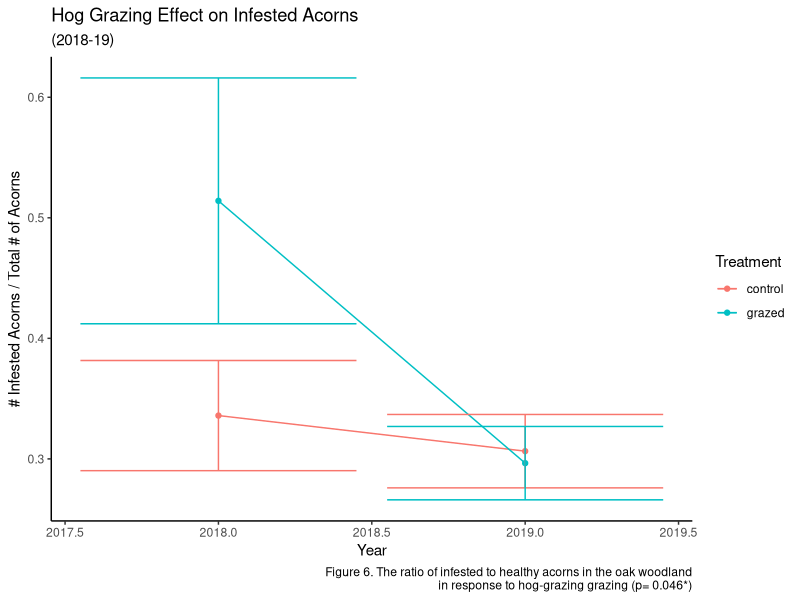
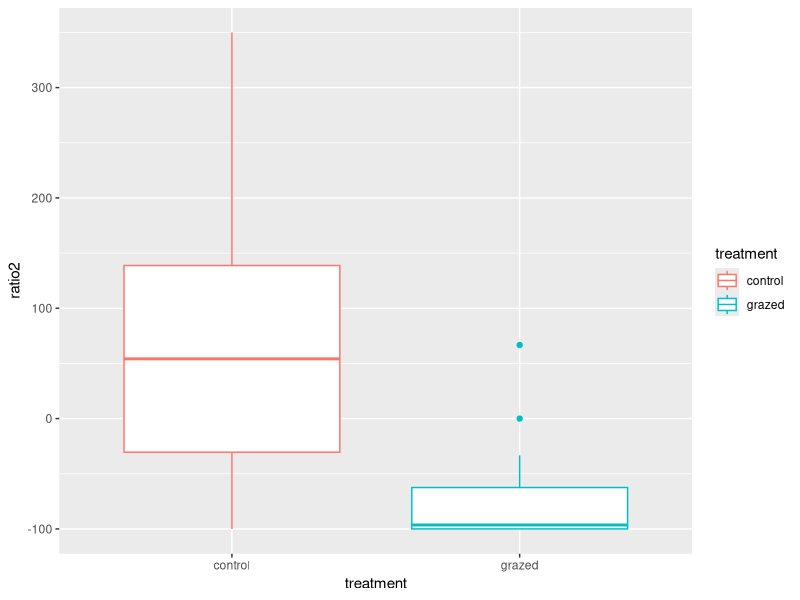
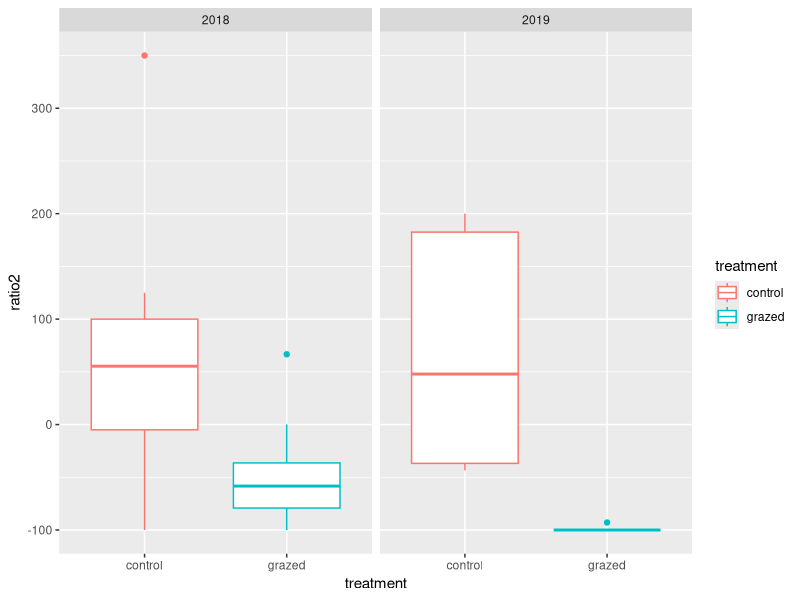
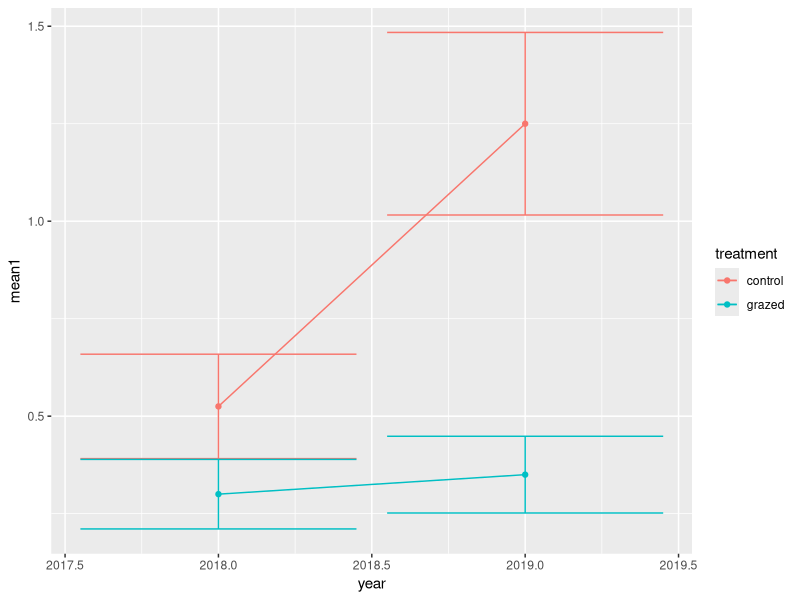
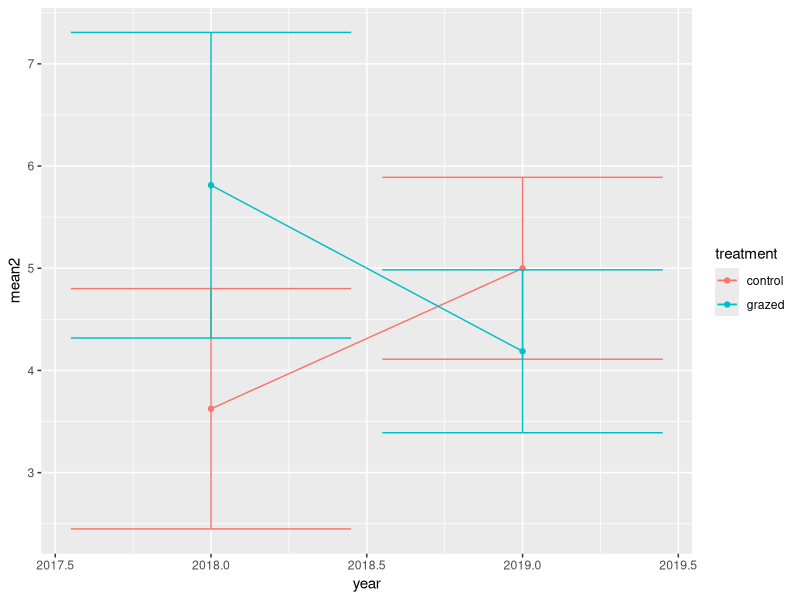
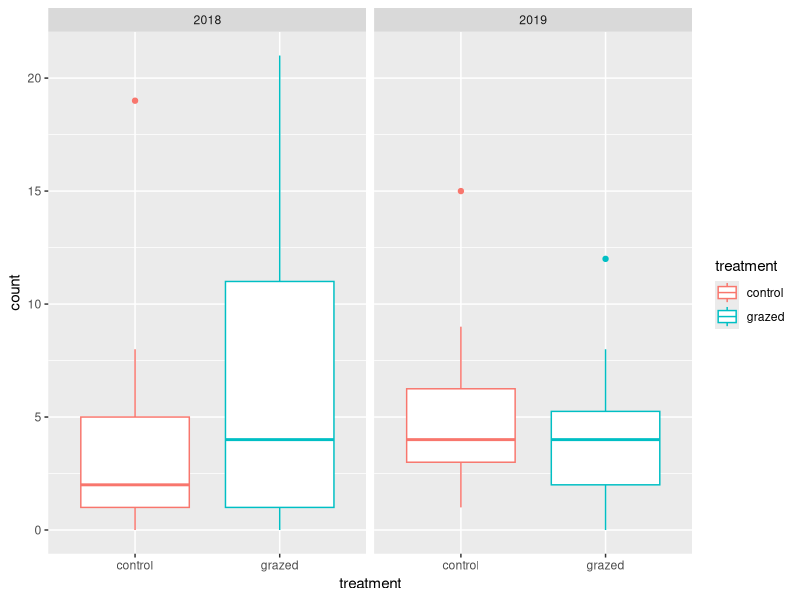
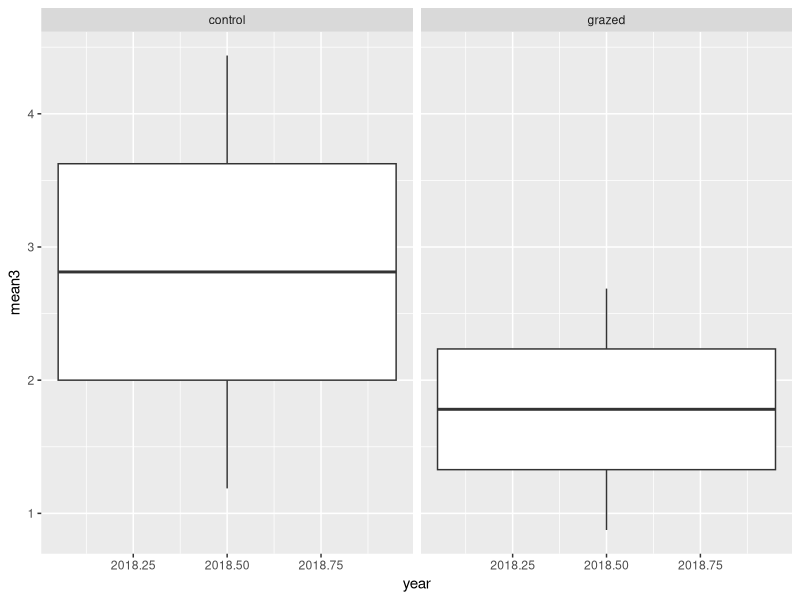
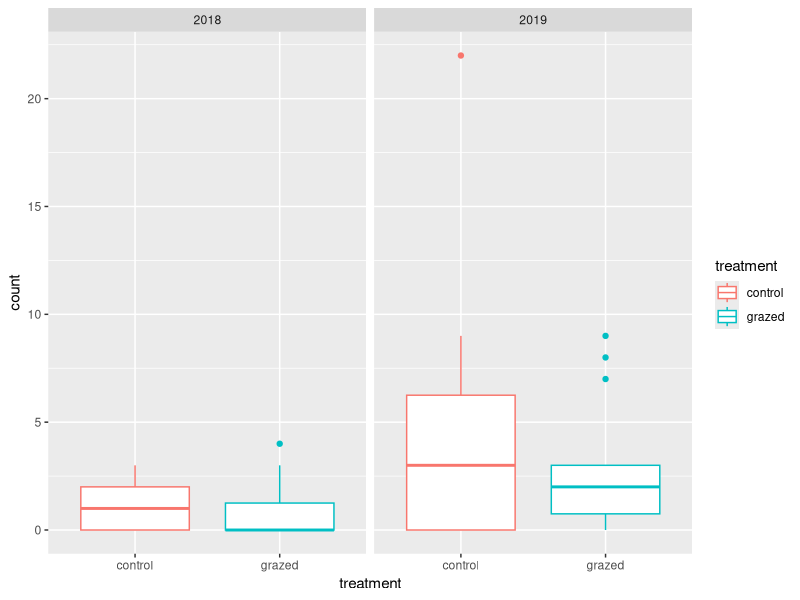

Write R code to recreate these figures, in order. (Note: this script raises an error after producing the figures.)
##Hogs and Hazelnuts##
##Calvin Penkauskas, Winter 2020##

##General Data Frame##

library(tidyverse)

ACORN_DATA <- read_csv("ACORN_DATA.csv")

FBW_DATA <- read_csv("FBW_DATA.csv")

calcSE <- function(x){
  x <- x[!is.na(x)]
  sd(x)/sqrt(length(x))}

##Ratio of Infested Acorns Before and After Woodland Hog Grazing##

infestedbaseline <- ACORN_DATA %>%
  filter(time == "before") %>%
  mutate( id = paste(oak, plot, sep = "")) %>%
  spread(type, count) %>%
  mutate(total = infested + other) %>%
  mutate(ratio = infested / total) %>%
  group_by(year,treatment) %>%
  summarise(meanratio = mean(ratio), se1 = calcSE(ratio))%>%
  ungroup()#%>%
  #mutate(year = as.factor(year))

ggplot(data = infestedbaseline, aes(x = year)) +
  geom_line(aes(y = meanratio, color = treatment)) +
  geom_point(aes( y = meanratio, color = treatment)) +
  geom_errorbar(aes(ymin = (meanratio - se1), ymax = (meanratio + se1),
  color = treatment))+
  labs(title = "Hog Grazing Effect on Infested Acorns",
       subtitle = "(2018-19)",
       caption = "Figure 6. The ratio of infested to healthy acorns in the oak woodland
       in response to hog-grazing grazing (p= 0.046*)",
       x = "Year",
       y = "# Infested Acorns / Total # of Acorns",
       colour = "Treatment")+
  theme_classic()

infestedbaseline1 <- ACORN_DATA %>%
  filter(time == "before") %>%
  mutate( id = paste(oak, plot, sep = "")) %>%
  spread(type, count) %>%
  mutate(total = infested + other) %>%
  mutate(ratio = infested / total)

infested_baseline.aov <- aov(ratio ~ treatment + year + treatment:year, data = infestedbaseline1)

summary(infested_baseline.aov)

##Percent Change in Infested Acorns Between Treatments##

infestedratio <- ACORN_DATA %>%
  filter(type == "infested") %>%
  mutate( id = paste(oak, plot, sep = "")) %>%
  spread(time, count) %>%
  mutate(ratio2 = ((100* (after/ before))-100)) %>%
  group_by(treatment) %>%
  mutate_all(~replace(., is.na(.), 0)) %>%
  #summarise(meanratio2 = mean(ratio2), se2 = calcSE(ratio2))%>%
  ungroup() %>%
  mutate(ratio2 = ifelse(is.finite(ratio2), ratio2, 100))

ggplot(data = infestedratio, aes(x = treatment)) +
  geom_boxplot(mapping = aes( y = ratio2, color = treatment)) #+
  #geom_point(aes( y = meanratio2, color = treatment)) +
  #geom_errorbar(aes(ymin = (meanratio2 - se2), ymax = (meanratio2 + se2),
  #color = treatment))

ggplot(data = infestedratio, aes(x = treatment)) +
  geom_boxplot(mapping = aes( y = ratio2, color = treatment))+
  facet_wrap(~ year, nrow = 1)

infested_ratio.aov <- aov(ratio2 ~ treatment + year + treatment:year, data = infestedratio)

summary(infested_ratio.aov)

##FBW Emergence in Oak Woodland Before and After Treatment##

oakemergence <- FBW_DATA %>%
  filter(type == "emergence") %>%
  filter(habitat == "oak") %>%
  group_by(year, treatment) %>%
  summarise(mean1 = mean(count), se3 = calcSE(count)) %>%
  ungroup() #%>%
  #mutate(year = as.factor(year))
  

ggplot(data = oakemergence, aes(x = year)) +
  geom_line(aes(y = mean1,  color = treatment)) +
  #geom_boxplot(aes(y = mean1, color = treatment)) #+
  geom_point(aes( y = mean1, color = treatment)) +
  geom_errorbar(aes(ymin = (mean1 - se3), ymax = (mean1 + se3),
                    color = treatment))

oakemergence1 <- FBW_DATA %>%
  filter(type == "emergence") %>%
  filter(habitat == "oak") #%>%
  #group_by(year, treatment) %>%
  #summarise(mean1 = mean(count), se3 = calcSE(count)) %>%
  #ungroup() #%>%
#mutate(year = as.factor(year))

oakemergence.aov <- aov(count ~ treatment + year + treatment:year, data = oakemergence1)

summary(oakemergence.aov)

    
##FBW Abundance in Oak Woodland Before and After Treatment##
  
oakabundance <- FBW_DATA %>%
    filter(type == "abundance") %>%
    filter(habitat == "oak") %>%
    group_by(year, treatment) %>%
    summarise(mean2 = mean(count), se4 = calcSE(count)) %>%
    ungroup() #%>%
    #mutate(year = as.factor(year))
  
ggplot(data = oakabundance, aes(x = year)) +
  geom_line(aes(y = mean2,  color = treatment)) +
  #geom_boxplot(aes(y= mean2, color = treatment)) +
  geom_point(aes( y = mean2, color = treatment)) +
  geom_errorbar(aes(ymin = (mean2 - se4), ymax = (mean2 + se4),
                    color = treatment))

oakabundance1 <- FBW_DATA %>%
  filter(type == "abundance") %>%
  filter(habitat == "oak")
  
ggplot(data = oakabundance1, aes(x = treatment)) +
  geom_boxplot(mapping = aes( y = count, color = treatment))+
  facet_wrap(~ year, nrow = 1)

oak_abundance.aov <- aov(count ~ treatment + year + treatment:year, data = oakabundance1)

summary(oak_abundance.aov)

##FBW Abundance in Hazelnuts Before and After Treatment##
  
hazelnutabundance <- FBW_DATA %>%
  filter(type == "abundance") %>%
  filter(habitat == "hazelnut") %>%
  group_by(year, treatment) %>%
  summarise(mean3 = mean(count), se5 = calcSE(count)) %>%
  ungroup() #%>%
  #mutate(year = as.factor(year))

ggplot(hazelnutabundance, aes(x = year, y = mean3)) + 
  geom_boxplot() +
  #geom_line(aes(y = mean3,  color = treatment)) +
  #geom_point(aes( y = mean3, color = treatment)) +
  #geom_errorbar(aes(ymin = (mean3 - se5), ymax = (mean3 + se5),
  #color = treatment)) #+
  facet_wrap(~ treatment, nrow = 1)

hazelnutabundance1 <- FBW_DATA %>%
  filter(type == "abundance") %>%
  filter(habitat == "hazelnut")

ggplot(data = hazelnutabundance1, aes(x = treatment)) +
  geom_boxplot(mapping = aes( y = count, color = treatment))+
  facet_wrap(~ year, nrow = 1)

hazelnut_abundance.aov <- aov(count ~ treatment + year + treatment:year, data = hazelnutabundance1)

summary(hazelnut_abundance.aov)

##ANOVA Ratio of Infested/Other Acorns##

ACORN_ANALYSIS1 <- read_csv("ACORN_DATA.csv") %>%
  #filter(time == "before") %>%
  mutate( id = paste(oak, plot, sep = "")) %>%
  spread(type, count) %>%
  mutate(total = infested + other) %>%
  mutate(ratio = infested / total) %>%
  mutate_all(~replace(., is.na(.), 0)) 
  
ggplot(data = ACORN_ANALYSIS1, aes(x = treatment)) +
  geom_boxplot(mapping = aes( y = ratio, color = treatment))+
  facet_wrap(~ year, nrow = 1)

infested_ratio2.aov <- aov(ratio ~ treatment + year + treatment:year, data = ACORN_ANALYSIS1)

#summarySE(infested_ratio.aov, measurevar="len", groupvars=c("supp","dose"))

summary(infested_ratio2.aov)

ggplot(infested_ratio.aov, aes(x=treatment, y=ratio, colour=supp, group=supp)) + 
  geom_errorbar(aes(ymin=len-ci, ymax=len+ci), colour="black", width=.1, position=pd) +
  geom_line(position=pd) +
  geom_point(position=pd, size=3)

plot(infested_ratio.aov)

ggplot(infested_ratio.aov, aes(x = am, y = hp)) +
  geom_point() +
  geom_bar(data = gd, stat = "identity", alpha = .3)

ggplot(data = infested_ratio.aov, aes(x = treatment)) +
  geom_bar()
  #geom_line(aes(y = meanratio, color = treatment)) #+
  #geom_point(aes( y = meanratio, color = treatment)) +
  #geom_errorbar(aes(ymin = (meanratio - se1), ymax = (meanratio + se1),
   #                 color = treatment))

ACORN_ANALYSIS2 <- read_csv("ACORN_DATA.csv") %>%
  #filter(time == "before") %>%
  mutate( id = paste(oak, plot, sep = "")) %>%
  spread(type, count)

acorn1.aov <- aov(other ~ treatment+time, data = ACORN_ANALYSIS2)

summary(acorn1.aov)
